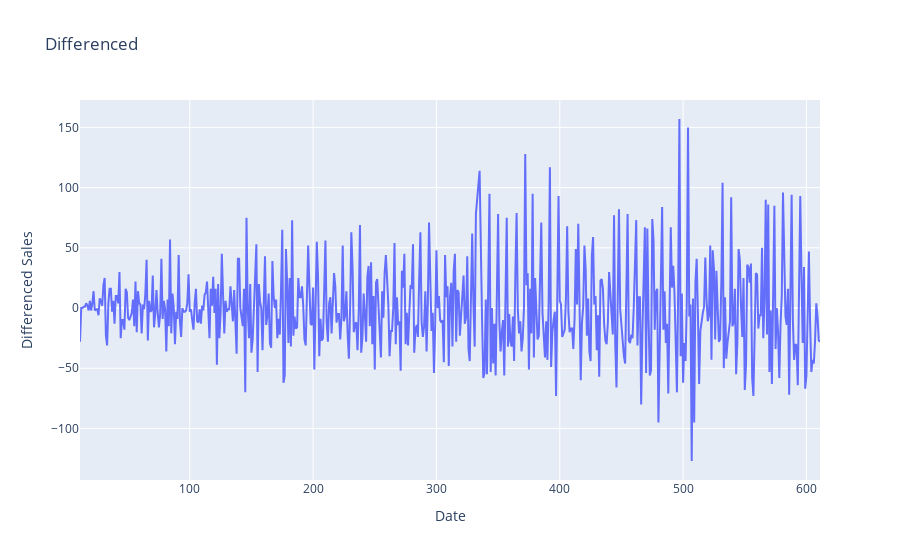

This figure's notebook cell:
### Markdown cell above
- **Original series**: This is the observed sales series, as is.
- **Trend**: Shows the overall evolution of sales over the period (increase, decrease, or long-term stability).
- **Seasonality**: Highlights recurring patterns at regular intervals (for example, peaks each month or week).
- **Residuals**: These are the variations not explained by trend or seasonality (noise or exceptional events).

### Code cell
# Differencing to make the series stationary
differenced = filtered_sales['Sales'].diff().dropna()

fig = px.line(differenced, y="Sales" ,title='Differenced')
fig.update_layout(xaxis_title='Date', yaxis_title='Differenced Sales')
fig.show()

### Figure 1 — Plotly figure (JSON) as saved in the notebook; plotly's stock layout.template omitted (floating-point values rounded to 4 significant figures; data arrays with more than 128 entries replaced by an {"elided": "..."} marker saying what was removed)
{"data": [{"hovertemplate": "index=%{x}<br>Sales=%{y}<extra></extra>", "legendgroup": "", "line": {"color": "#636efa", "dash": "solid"}, "marker": {"symbol": "circle"}, "mode": "lines", "name": "", "orientation": "v", "showlegend": false, "type": "scatter", "x": {"elided": "598 int values"}, "xaxis": "x", "y": {"elided": "598 int values"}, "yaxis": "y"}], "layout": {"legend": {"tracegroupgap": 0}, "title": {"text": "Differenced"}, "xaxis": {"anchor": "y", "domain": [0, 1], "title": {"text": "Date"}}, "yaxis": {"anchor": "x", "domain": [0, 1], "title": {"text": "Differenced Sales"}}}}
